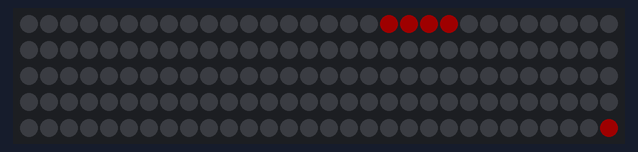
Recording of a sketch running on a simulated ESP8266 (NodeMCU). Shown: 150 RGB LEDs in strip order, left to right, continuing on the next row. Dim RGB values are drawn brighter than linear; WiFi joins after 1.5 s; servers stay silent unless stated; what the sketch prints to the serial monitor is not drawn.

Above: at 2.17 s.
At 5.96 s:
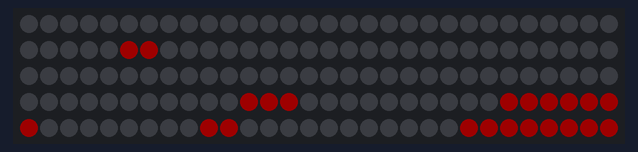
At 8.41 s:
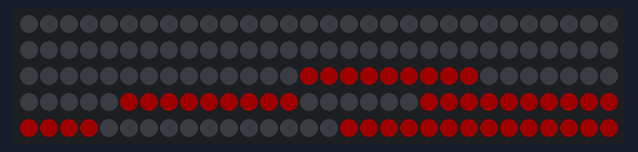
At 10.47 s:
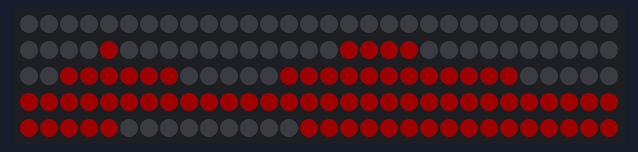
At 14.22 s:
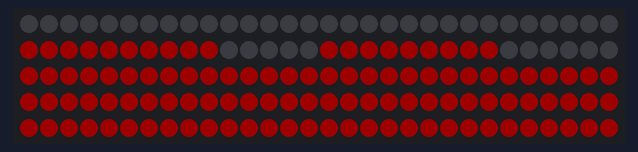
At 26.41 s:
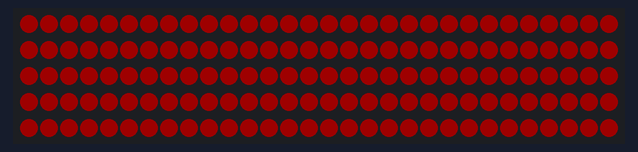

The sketch:

campariLight.ino
```cpp
#include <ESP8266WiFi.h>
#include <ESP8266mDNS.h>
#include <WiFiUdp.h>
#include <ArduinoOTA.h>
#include <math.h>

#ifndef STASSID
#define STASSID "yourSSID"
#define STAPSK  "yourPassword"
#endif
//
#include <Adafruit_NeoPixel.h>
#ifdef __AVR__
 #include <avr/power.h> // Required for 16 MHz Adafruit Trinket
#endif
#define LED_PIN    D6
#define LED_COUNT 150
int dtime=5;
Adafruit_NeoPixel strip(LED_COUNT, LED_PIN, NEO_GRB + NEO_KHZ800);
// Map of the pixels (x,y), x range is 0..168 and y 0..453
int mapMatrix[][2] = { {62, 453},{74, 438},{73, 430},{80, 418},{78, 406},{72, 393},{168, 391},{62, 379},{56, 378},{50, 371},{49, 352},{54, 342},{67, 330},{78, 330},{90, 332},{106, 328},{114, 321},{114, 310},{86, 294},{86, 298},{78, 299},{72, 296},{62, 296},{52, 291},{52, 285},{36, 282},{29, 260},{23, 254},{16, 240},{16, 230},{25, 189},{20, 187},{20, 172},{34, 168},{45, 160},{73, 186},{81, 198},{103, 211},{108, 238},{108, 246},{86, 249},{74, 252},{61, 238},{50, 224},{42, 214},{42, 183},{79, 165},{68, 159},{80, 157},{104, 161},{108, 178},{114, 202},{103, 192},{98, 219},{92, 249},{76, 239},{64, 246},{44, 242},{44, 235},{34, 215},{35, 197},{56, 188},{90, 162},{53, 153},{60, 144},{68, 154},{68, 162},{56, 174},{38, 186},{26, 190},{21, 188},{20, 169},{14, 158},{45, 150},{82, 133},{84, 106},{108, 100},{106, 95},{77, 65},{78, 68},{65, 70},{51, 68},{38, 94},{22, 112},{12, 134},{8, 155},{11, 161},{20, 180},{18, 172},{14, 172},{46, 160},{46, 160},{80, 149},{94, 145},{108, 136},{100, 126},{95, 128},{94, 102},{93, 84},{85, 68},{71, 68},{56, 54},{28, 70},{20, 84},{6, 110},{5, 116},{13, 128},{20, 134},{31, 138},{56, 140},{111, 124},{110, 110},{104, 100},{100, 92},{51, 59},{58, 41},{72, 41},{52, 18},{74, 27},{72, 37},{68, 58},{61, 73},{44, 83},{32, 108},{25, 120},{20, 158},{26, 176},{43, 191},{64, 196},{82, 194},{92, 203},{110, 190},{118, 172},{120, 158},{118, 142},{106, 138},{104, 132},{109, 120},{112, 109},{101, 98},{103, 92},{35, 75},{18, 69},{10, 68},{0, 35},{10, 26},{30, 0},{53, 4},{70, 18},{100, 5} };
const int maxy=453;
const int maxx=168;

//OTA block
const char* ssid = STASSID;
const char* password = STAPSK;

void setup() {
  //OTA block
  Serial.begin(115200);
  Serial.println("Booting");
  WiFi.mode(WIFI_STA);
  WiFi.begin(ssid, password);
  while (WiFi.waitForConnectResult() != WL_CONNECTED) {
    Serial.println("Connection Failed! Rebooting...");
    delay(5000);
    ESP.restart();
  }
  ArduinoOTA.onStart([]() {
    String type;
    if (ArduinoOTA.getCommand() == U_FLASH) {
      type = "sketch";
    } else { // U_FS
      type = "filesystem";
    }
    Serial.println("Start updating " + type);
  });
  ArduinoOTA.onEnd([]() {
    Serial.println("\nEnd");
  });
  ArduinoOTA.onProgress([](unsigned int progress, unsigned int total) {
    Serial.printf("Progress: %u%%\r", (progress / (total / 100)));
  });
  ArduinoOTA.onError([](ota_error_t error) {
    Serial.printf("Error[%u]: ", error);
    if (error == OTA_AUTH_ERROR) {
      Serial.println("Auth Failed");
    } else if (error == OTA_BEGIN_ERROR) {
      Serial.println("Begin Failed");
    } else if (error == OTA_CONNECT_ERROR) {
      Serial.println("Connect Failed");
    } else if (error == OTA_RECEIVE_ERROR) {
      Serial.println("Receive Failed");
    } else if (error == OTA_END_ERROR) {
      Serial.println("End Failed");
    }
  });
  ArduinoOTA.begin();
  Serial.println("Ready");
  Serial.print("IP address: ");
  Serial.println(WiFi.localIP());
//  pinMode(LED_BUILTIN, OUTPUT);
//
#if defined(__AVR_ATtiny85__) && (F_CPU == 16000000)
  clock_prescale_set(clock_div_1);
#endif
  strip.begin();
  strip.show();
  strip.setBrightness(30);
//
}

void loop() {
  ArduinoOTA.handle();
//  digitalWrite(LED_BUILTIN, HIGH); //high is low in this builtinled...
//  strip.clear();
  uint32_t colorLiquid=strip.Color(255, 0, 3);
  uint32_t colorTop=strip.Color(0, 0, 0);
  uint32_t colorDrip=strip.Color(255, 0, 3);

  int current_time = millis();
  static int last_time = current_time;
  int millis_passed = current_time - last_time;
  last_time = current_time;

  static int wave_tick = 0;
  static int height_tick = 0;
  static int drip_tick=0;
  static const int kMaxWaveMillis = 1000;
  static const int kMaxHeightMillis = 50000;
  static const int kMaxDripMillis= 1700;

  wave_tick += millis_passed;
  if (wave_tick > kMaxWaveMillis) wave_tick -= kMaxWaveMillis;

  height_tick += millis_passed;
  if (height_tick > kMaxHeightMillis) height_tick -= kMaxHeightMillis;

  drip_tick += millis_passed;
  if (drip_tick > kMaxDripMillis) drip_tick -= kMaxDripMillis;


  float wave_fraction = wave_tick / float(kMaxWaveMillis);
  float height_fraction;
  if (height_tick <= 0.5*kMaxHeightMillis) {
    height_fraction = 2.f * height_tick / float(kMaxHeightMillis); }
  else {
    height_fraction = (kMaxHeightMillis - 2.f*(height_tick - 0.5*kMaxHeightMillis) )/ float(kMaxHeightMillis); }

  float drip_fraction= drip_tick / float(kMaxDripMillis);
  float const drip_height= 0.06*maxy;

  for (int i=0; i<LED_COUNT; i++) {
    float wave_height = sinf(mapMatrix[i][0] / float(maxx) * 2 * M_PI + wave_fraction * 2.f * M_PI) * 20.f;
    float water_h= maxy * height_fraction + wave_height;
    if (mapMatrix[i][1] <= water_h) {
      strip.setPixelColor(i, colorLiquid);
    }
    else if ((mapMatrix[i][1] < maxy- drip_fraction*maxy ) &&
        height_tick <= 0.5*kMaxHeightMillis &&
        (mapMatrix[i][1] > maxy- (drip_fraction*maxy + drip_height) &&
        mapMatrix[i][0] > 0.4*maxx &&
        mapMatrix[i][0] < 0.6*maxx &&
        mapMatrix[i][1] > water_h + 0.25*maxy )) {
      strip.setPixelColor(i, colorDrip);
    }
    else {
      strip.setPixelColor(i, colorTop);
    }

  }
  strip.show();
}
```
